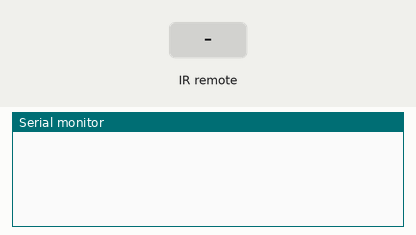
Recording of a sketch running on a simulated Arduino Uno, built with avr-gcc and run on an emulated ATmega328P. On the bench: the last lines printed to the serial monitor. The test bench sets the inputs (shaded band).

Above: at 1.2 s.
1.3 s: infrared code 0x45 received
At 2.3 s:
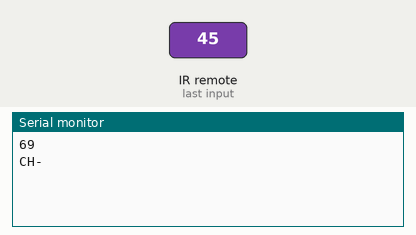
2.9 s: infrared code 0x43 received
At 3.5 s:
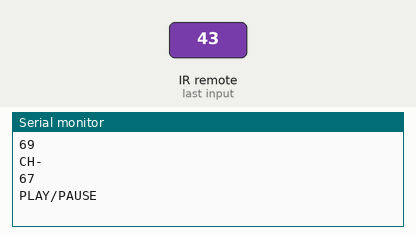
4.5 s: infrared code 0x40 received
At 5.8 s:
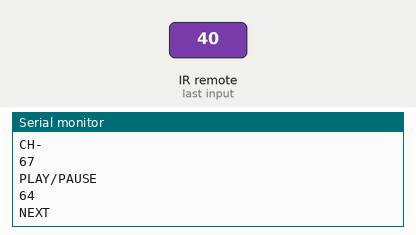
6.1 s: infrared code 0x44 received
At 7.2 s:
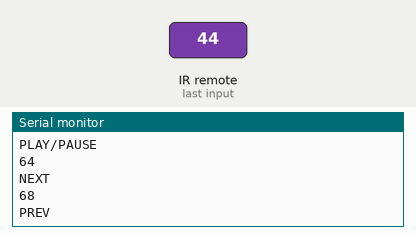
7.7 s: infrared code 0x15 received
At 8.4 s:
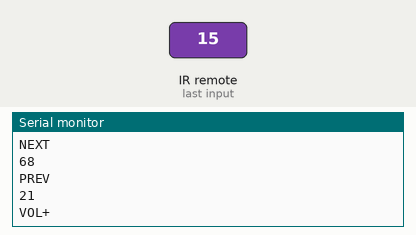
9.3 s: infrared code 0x9 received
At 10.8 s:
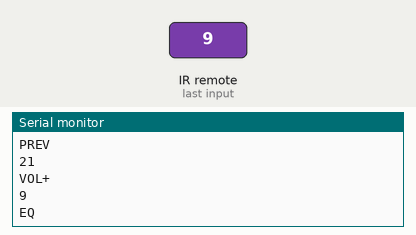
Timing chart, 0 to 11.9 s (numbered marks = the images above; inputs shaded):
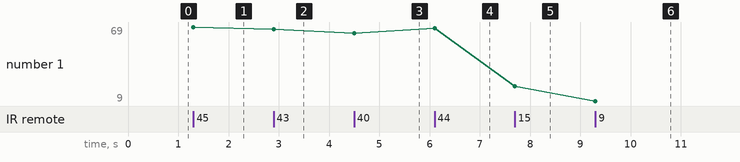

Measured:
- after the input at 1.3 s, the serial monitor: prints a new line at once (image 1)
- after the input at 2.9 s, the serial monitor: prints a new line at once (image 2)
- after the input at 4.5 s, the serial monitor: prints a new line at once (image 3)
- after the input at 6.1 s, the serial monitor: prints a new line at once (image 4)
- after the input at 7.7 s, the serial monitor: prints a new line at once (image 5)
- after the input at 9.3 s, the serial monitor: prints a new line at once (image 6)
- plotted number 1: 69 → 67 after the input at 2.9 s, 67 → 64 after the input at 4.5 s, 64 → 68 after the input at 6.1 s, 68 → 21 after the input at 7.7 s, 21 → 9 after the input at 9.3 s

The sketch:

dico.ino
```cpp
#include <IRremote.hpp>

#define IR_RECEIVE_PIN 10

void setup()
{
  Serial.begin(9600);
  IrReceiver.begin(IR_RECEIVE_PIN, ENABLE_LED_FEEDBACK);
}

void loop()
{
  if (IrReceiver.decode())
  {
    uint16_t command = IrReceiver.decodedIRData.command;
    Serial.println(command);
    delay(100); // wait a bit
    IrReceiver.resume();

    switch (command)
    {
    case 69:
      Serial.println("CH-");
      break;
    case 70:
      Serial.println("CH");
      break;
    case 71:
      Serial.println("CH+");
      break;

    case 67:
      Serial.println("PLAY/PAUSE");
      break;

    case 64:
      Serial.println("NEXT");
      break;
    case 68:
      Serial.println("PREV");
      break;
    case 21:
      Serial.println("VOL+");
      break;
    case 7:
      Serial.println("VOL-");
      break;
      case 9:
      Serial.println("EQ");
      break;
      case 22:
      Serial.println("0");
      break;
      case 25:
      Serial.println("100+");
      break;
      case 13:
      Serial.println("200+");
      break;
      case 12:
      Serial.println("1");
      break;
      case 24:
      Serial.println("2");
      break;
      case 94:
      Serial.println("3");
      break;
      case 8:
      Serial.println("4");
      break;
      case 28:
      Serial.println("5");
      break;
      case 90:
      Serial.println("6");
      break;
      case 66:
      Serial.println("7");
      break;
      case 82:
      Serial.println("8");
      break;
      case 74:
      Serial.println("9");
      break;
    default:
      Serial.println("UNDEFINED");
    }
  }
}
```
